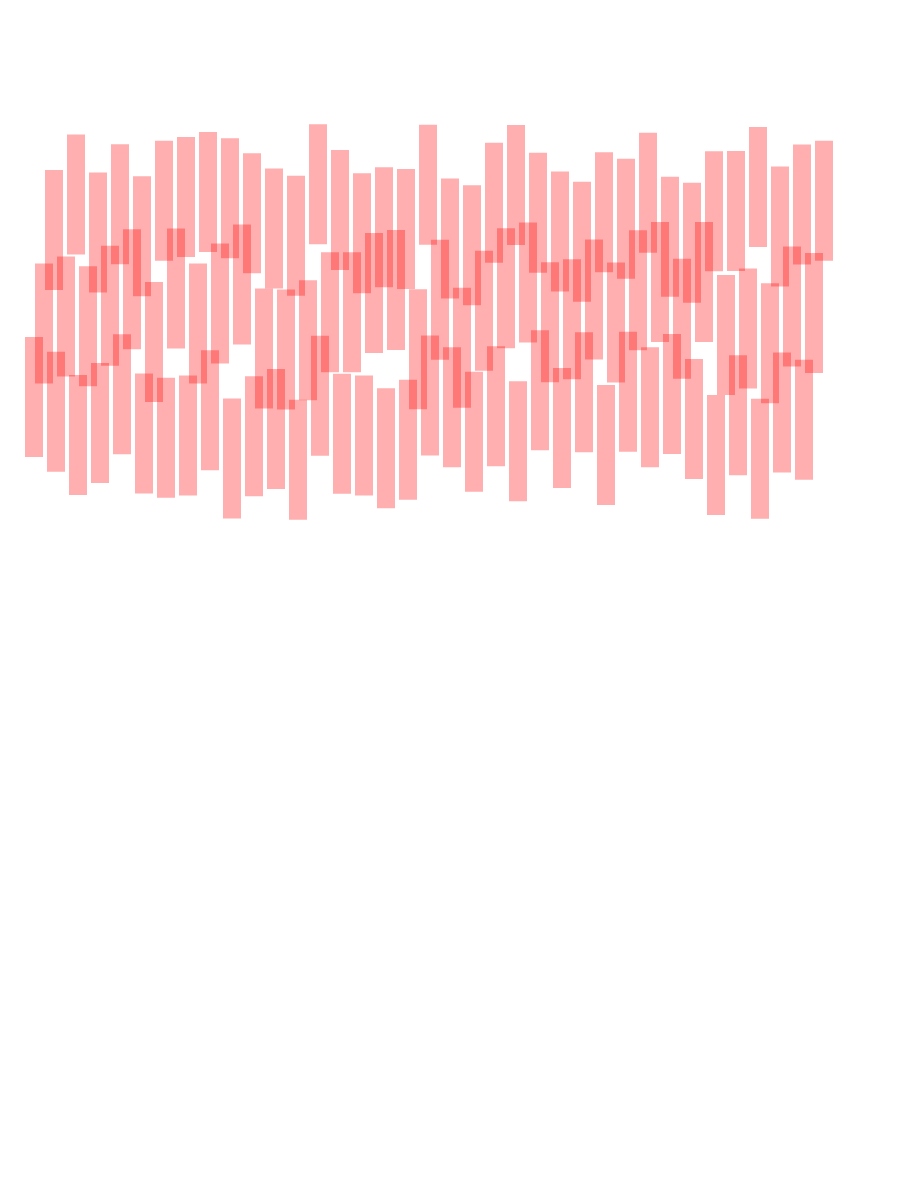
Frame 1 (no input)
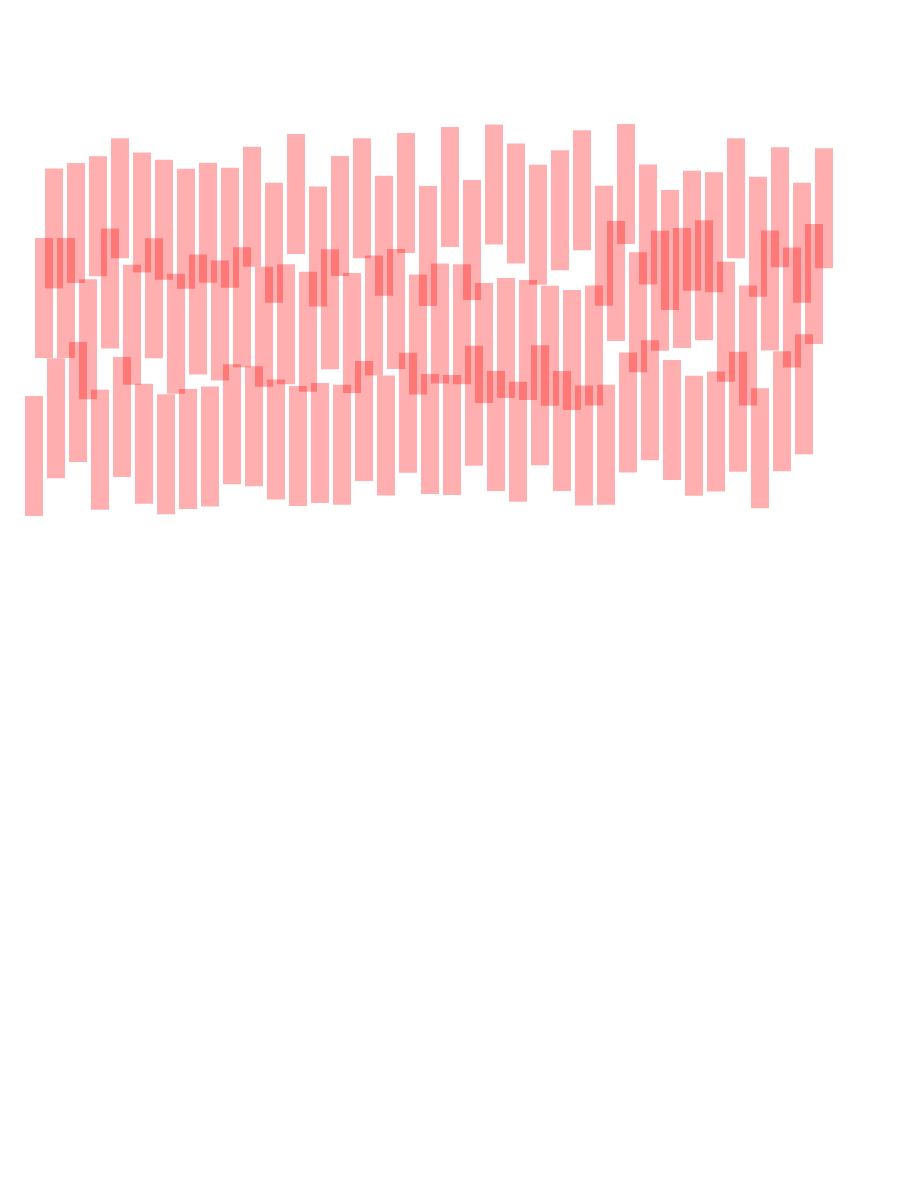
Frame 2 (the mouse pressed at the canvas centre, redrawn once)

The p5.js sketch that drew these frames (run headless with seeded random() and noise() and a simulated clock; the mouse was pressed at the canvas centre and the sketch redrawn once):

// p5.js sketch
// ── sketch.js
function setup() {
  // create the canvas
  createCanvas(900,1200);

  // disable animation
  noLoop();
}

function draw() {

  background(255);

  for (let x = 0; x < 36; x++){
    push();
    translate(x * 22, 120);
    fill(255,0,0,80); 
    strokeWeight(0);
    stroke(255,0,0,50); 
    rect(45,(random(0,70)),18,120);
    pop();
    }

  for (let x = 0; x < 36; x++){
    push();
    translate(x * 22, 220);
    fill(255,0,0,80); 
    strokeWeight(0);
    stroke(255,0,0,50); 
    rect(35,(random(0,70)),18,120);
    pop();
    }

  for (let x = 0; x < 36; x++){
    push();
    translate(x * 22, 330);
    fill(255,0,0,80); 
    strokeWeight(0);
    stroke(255,0,0,50); 
    rect(25,(random(0,70)),18,120); 
    pop();
    }

}
